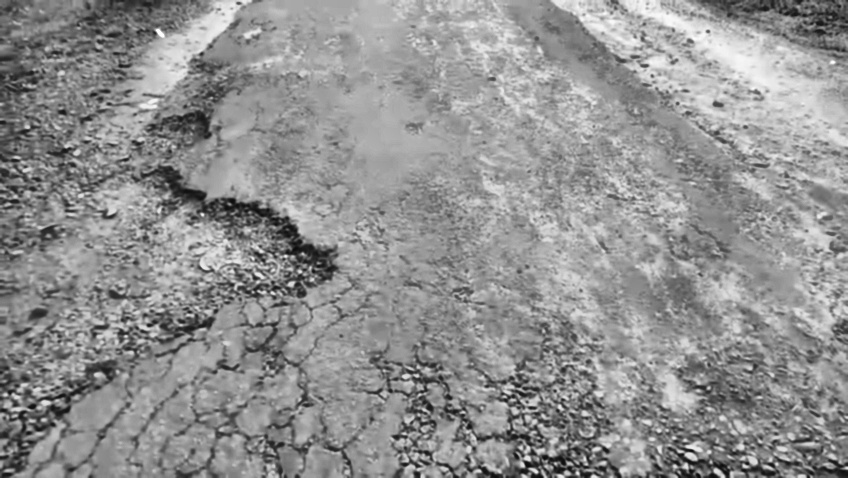
#> input picture Final_Enhanced/frame_100.jpg, 848 x 478 px, given as the content of the folder Frames_Potholes/, which was not available
$ jupyter execute member1_segmentation.ipynb
#> lines starting #> are read from the running program, lines starting #| are printed output that depends on the picture; after the words box and inside, x2 and y2 are one past the last pixel; in counts of white or black regions, pixels touching at a corner belong together; pictures that were not available may be replaced by others from this repository, and a replacement may not be noted
[cell 1]
import cv2
import numpy as np
import matplotlib.pyplot as plt
import os

# Set Up Folders

input_folder  = "Final_Enhanced/"
gt_folder     = "GroundTruth_Potholes/"
output_folder = "Member1_Segmentation/"

os.makedirs(output_folder, exist_ok=True)

# Read Pothole Frame Name

pothole_input = "Frames_Potholes/"

all_files = os.listdir(pothole_input)

frame_files = []
for f in all_files:
    if f.endswith(".jpg"):
        frame_files.append(f)

frame_files.sort(key=lambda x: int(x.split("_")[1].split(".")[0]))

print("Total pothole frames found:", len(frame_files))

# Check Ground Truth Masks

frames_with_gt = []
for f in frame_files:
    if os.path.exists(gt_folder + f):
        frames_with_gt.append(f)

print("Frames with ground truth masks:", len(frames_with_gt))

if len(frames_with_gt) == 0:
    print("WARNING: No ground truth masks found in", gt_folder)


# Settings

ROI_80_89   = (420, 180, 780, 440)
ROI_195_199 = (380, 180, 720, 420)

THRESHOLD_WET = 160
THRESHOLD_DRY = 80

MIN_AREA = 800


# Per-frame kernel size settings

def get_frame_settings(frame_name):
    num = int(frame_name.split("_")[1].split(".")[0])

    if num >= 80 and num <= 89:
        # Wet pothole: detect bright water reflection
        return ROI_80_89, THRESHOLD_WET, "BINARY", 11

    elif num == 195:
        # Dry pothole, single dark region
        return ROI_195_199, THRESHOLD_DRY, "BINARY_INV", 21

    elif num == 196 or num == 197:
        # Two dark patches close together - need bigger kernel to merge
        return ROI_195_199, THRESHOLD_DRY, "BINARY_INV", 31

    else:
        # Frame 198, 199 - two dark patches with brighter gap
        # Use largest kernel + merge strategy
        return ROI_195_199, THRESHOLD_DRY, "BINARY_INV", 41


# Segmentation Function

def segment_pothole_frame(img, frame_name):

    h, w = img.shape[:2]
    gray = cv2.cvtColor(img, cv2.COLOR_BGR2GRAY)

    roi, threshold, mode, kernel_size = get_frame_settings(frame_name)
    x1, y1, x2, y2 = roi

    roi_mask = np.zeros((h, w), dtype=np.uint8)
    cv2.rectangle(roi_mask, (x1, y1), (x2, y2), 255, -1)

    gray_roi = cv2.bitwise_and(gray, gray, mask=roi_mask)

    if mode == "BINARY":
        _, binary = cv2.threshold(gray_roi, threshold, 255, cv2.THRESH_BINARY)
    else:
        _, binary = cv2.threshold(gray_roi, threshold, 255, cv2.THRESH_BINARY_INV)
        binary = cv2.bitwise_and(binary, binary, mask=roi_mask)

    kernel_close = cv2.getStructuringElement(cv2.MORPH_ELLIPSE, (kernel_size, kernel_size))
    closed = cv2.morphologyEx(binary, cv2.MORPH_CLOSE, kernel_close)

    kernel_open = cv2.getStructuringElement(cv2.MORPH_ELLIPSE, (7, 7))
    cleaned = cv2.morphologyEx(closed, cv2.MORPH_OPEN, kernel_open)

    kernel_dilate = cv2.getStructuringElement(cv2.MORPH_ELLIPSE, (5, 5))
    final_mask = cv2.dilate(cleaned, kernel_dilate, iterations=2)

    return final_mask, gray, binary, cleaned, roi


def get_best_contours(final_mask, frame_name):
    num = int(frame_name.split("_")[1].split(".")[0])

    contours, _ = cv2.findContours(final_mask, cv2.RETR_EXTERNAL, cv2.CHAIN_APPROX_SIMPLE)
    good = [c for c in contours if cv2.contourArea(c) > MIN_AREA]

    if len(good) == 0:
        return []

    # For frames 198 and 199: if multiple contours detected,
    # merge them all into one single convex hull
    # This handles the case where the pothole has two dark patches
    # with a bright sandy gap between them
    if num >= 198 and len(good) > 1:
        all_points = np.vstack(good)
        merged_hull = cv2.convexHull(all_points)
        return [merged_hull]

    # For all other frames: apply convex hull to each contour
    result = []
    for c in good:
        hull = cv2.convexHull(c)
        result.append(hull)

    return result


# Test on First Frame

print("\nTesting on first frame...")

test_name = frame_files[0]
test_img  = cv2.imread(pothole_input + test_name)
#> test_img is the input picture: shape (478, 848, 3); min 7, max 255, mean 145

if test_img is None:
    print("Could not read the first frame. Check the folder path.")
else:

    final_mask, gray, binary, cleaned, roi = segment_pothole_frame(test_img, test_name)
#> in segment_pothole_frame, `cv2.rectangle(roi_mask, (x1, y1), (x2, y2), 255, -1)`:
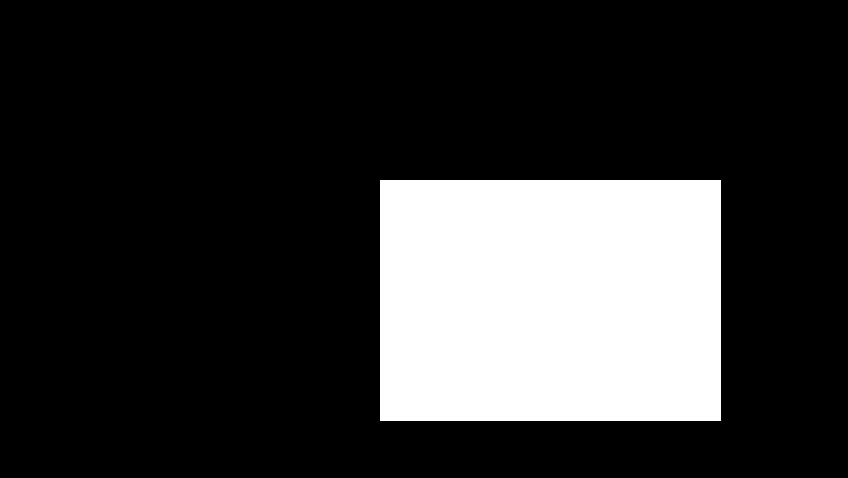
#> roi_mask: shape (478, 848); 20.3% white; 1 white region, box (x1, y1, x2, y2) and area: (380, 180, 721, 421) 82181
#> in segment_pothole_frame, `gray_roi = cv2.bitwise_and(gray, gray, mask=roi_mask)`:
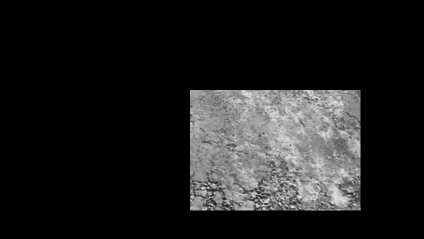
#> gray_roi: shape (478, 848) (shown at 1/2 size); min 0, max 234, mean 29.9
#> in segment_pothole_frame, `_, binary = cv2.threshold(gray_roi, threshold, 255, cv2.THRESH_BINARY_..`:
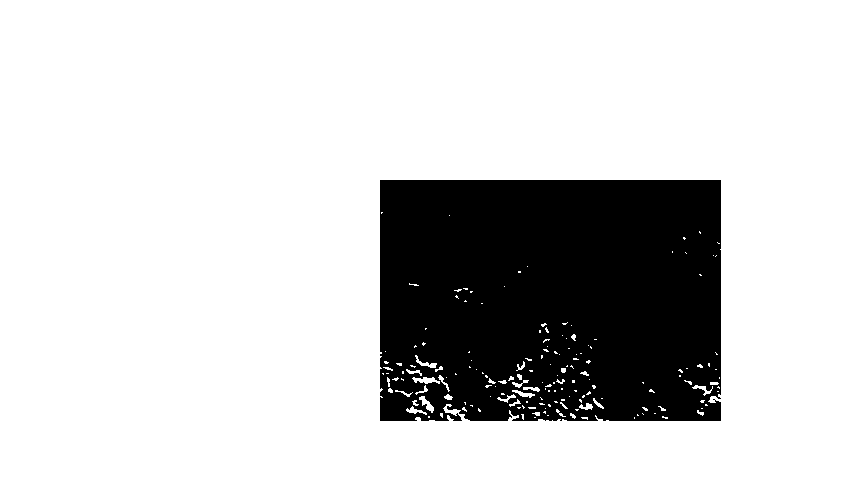
#> binary: shape (478, 848); 80.4% white; 1 black region, box (x1, y1, x2, y2) and area: (380, 180, 721, 421) 79577
#> in segment_pothole_frame, `binary = cv2.bitwise_and(binary, binary, mask=roi_mask)`:
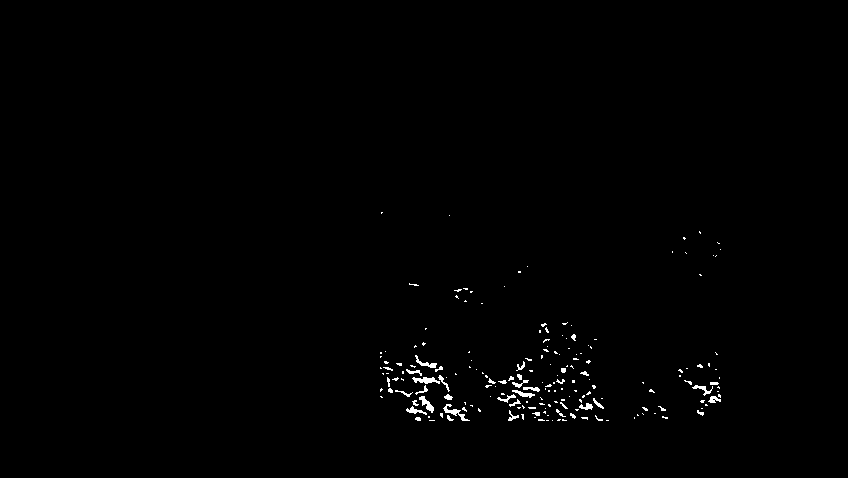
#> binary: shape (478, 848); 0.64% white in thin lines or dots, all inside (x1, y1, x2, y2) = (380, 212, 721, 421)
#> in segment_pothole_frame, `final_mask = cv2.dilate(cleaned, kernel_dilate, iterations=2)`:
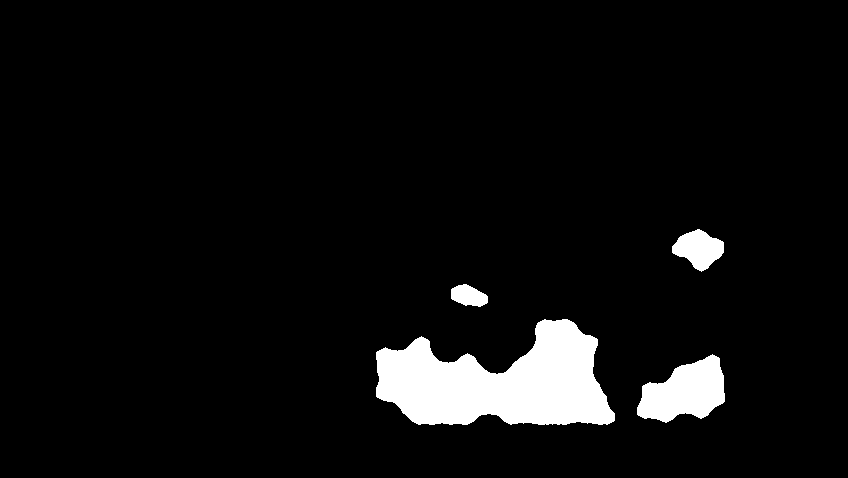
#> final_mask: shape (478, 848); 5.5% white; 4 white regions
#> roi = (380, 180, 720, 420)
    contours = get_best_contours(final_mask, test_name)
#> in get_best_contours, `contours, _ = cv2.findContours(final_mask, cv2.RETR_EXTERNAL, cv2.CHAI..`: contours = 4 contours; box (x1, y1, x2, y2) and area: (376, 319, 615, 425) 16068, (637, 354, 725, 423) 3740, (672, 229, 724, 272) 1310, (451, 284, 488, 307) 552
#> in get_best_contours, `good = [c for c in contours if cv2.contourArea(c) > MIN_AREA]`: good = 3 contours; box (x1, y1, x2, y2) and area: (376, 319, 615, 425) 16068, (637, 354, 725, 423) 3740, (672, 229, 724, 272) 1310
#> the loop in get_best_contours, `for c in good:` made 3 passes
#> after the loop in get_best_contours, `for c in good:`: result = 3 contours; box (x1, y1, x2, y2) and area: (376, 319, 615, 425) 21038, (637, 354, 725, 423) 4194, (672, 229, 724, 272) 1410
#> contours has the same summary as result in get_best_contours

    marked_test = test_img.copy()
    cv2.drawContours(marked_test, contours, -1, (0, 0, 255), 2)

    x1, y1, x2, y2 = roi
#> x1 = 380; y1 = 180; x2 = 720; y2 = 420
    cv2.rectangle(marked_test, (x1, y1), (x2, y2), (0, 255, 255), 1)

    clean_mask = np.zeros(test_img.shape[:2], dtype=np.uint8)
    cv2.drawContours(clean_mask, contours, -1, 255, -1)
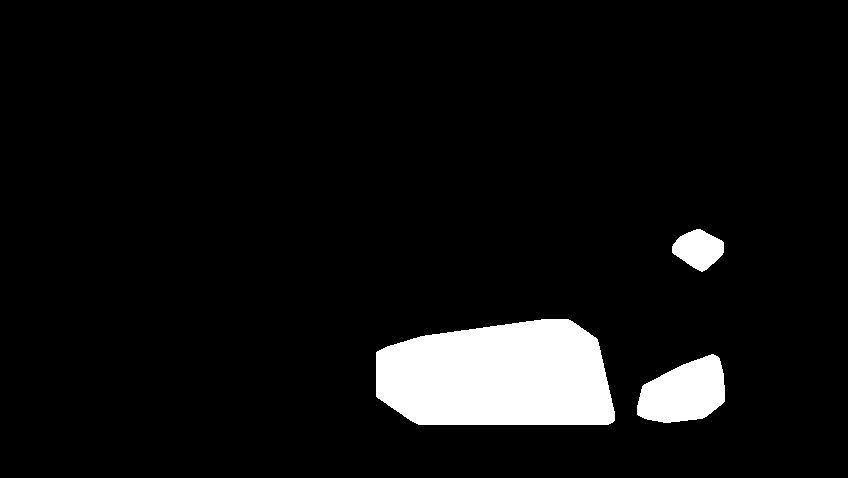
#> clean_mask: shape (478, 848); 6.7% white; 3 white regions, box (x1, y1, x2, y2) and area: (376, 319, 615, 425) 21329, (637, 354, 725, 423) 4311, (672, 229, 724, 272) 1472

    plt.figure(figsize=(18, 3))

    plt.subplot(1, 6, 1)
    plt.imshow(cv2.cvtColor(test_img, cv2.COLOR_BGR2RGB))
    plt.title("Original Frame")
    plt.axis('off')

    plt.subplot(1, 6, 2)
    plt.imshow(gray, cmap='gray')
    plt.title("Grayscale")
    plt.axis('off')

    plt.subplot(1, 6, 3)
    plt.imshow(binary, cmap='gray')
    plt.title("Threshold\ninside ROI")
    plt.axis('off')

    plt.subplot(1, 6, 4)
    plt.imshow(cleaned, cmap='gray')
    plt.title("After Closing\n+ Opening")
    plt.axis('off')

    plt.subplot(1, 6, 5)
    plt.imshow(clean_mask, cmap='gray')
    plt.title("Final Mask")
    plt.axis('off')

    plt.subplot(1, 6, 6)
    plt.imshow(cv2.cvtColor(marked_test, cv2.COLOR_BGR2RGB))
    plt.title("Marked Output\n(yellow = ROI)")
    plt.axis('off')

    plt.suptitle("Pothole Segmentation Final (" + test_name + ")")
    plt.tight_layout()
    plt.savefig(output_folder + "test_steps_" + test_name)
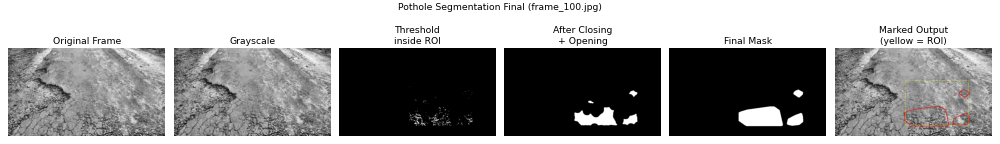
#> figure drawn by matplotlib, 6 panels
    plt.show()

    print("Test done. Check:", output_folder + "test_steps_" + test_name)
    print("Contours found:", len(contours))
#| Contours found: 3


# Process All Frames

print("\nProcessing all pothole frames...")

for frame_name in frame_files:

    img = cv2.imread(pothole_input + frame_name)

    if img is None:
        print("Could not read:", frame_name, "- Skipping.")
        continue

    final_mask, gray, binary, cleaned, roi = segment_pothole_frame(img, frame_name)
    contours = get_best_contours(final_mask, frame_name)
#> the loop in get_best_contours (call 2), `for c in good:` made 3 passes

    marked = img.copy()
    cv2.drawContours(marked, contours, -1, (0, 0, 255), 2)

    clean_mask = np.zeros(img.shape[:2], dtype=np.uint8)
    cv2.drawContours(clean_mask, contours, -1, 255, -1)

    cv2.imwrite(output_folder + "mask_"       + frame_name, clean_mask)
    cv2.imwrite(output_folder + "marked_"     + frame_name, marked)

    enhanced_bgr = cv2.imread(input_folder + frame_name)
    if enhanced_bgr is None:
        enhanced_bgr = img

    mask_bgr   = cv2.cvtColor(clean_mask, cv2.COLOR_GRAY2BGR)
    comparison = np.hstack((enhanced_bgr, mask_bgr, marked))
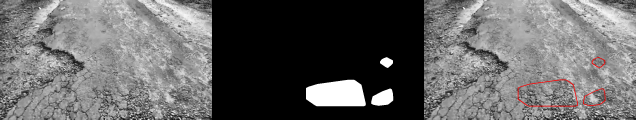
#> comparison: shape (478, 2544, 3) (shown at 1/4 size); mean B, G, R 102, 102, 102.7
    cv2.imwrite(output_folder + "comparison_" + frame_name, comparison)

print("Done. All outputs saved in:", output_folder)


# Calculate Evaluation Metrics

print("\n--- Evaluation Metrics (Frames with Ground Truth) ---")
print("Frame                  Accuracy  Precision  Recall    F1        IoU       Dice")
print("-" * 90)

results = []

for frame_name in frames_with_gt:

    img    = cv2.imread(pothole_input + frame_name)
    gt_img = cv2.imread(gt_folder + frame_name, cv2.IMREAD_GRAYSCALE)

    if img is None or gt_img is None:
        print("Could not read:", frame_name, "- Skipping.")
        continue

    final_mask, _, _, _, _ = segment_pothole_frame(img, frame_name)
    contours = get_best_contours(final_mask, frame_name)

    clean_mask = np.zeros(img.shape[:2], dtype=np.uint8)
    cv2.drawContours(clean_mask, contours, -1, 255, -1)

    gt_img = cv2.resize(gt_img, (clean_mask.shape[1], clean_mask.shape[0]))

    _, gt_bin   = cv2.threshold(gt_img,     127, 1, cv2.THRESH_BINARY)
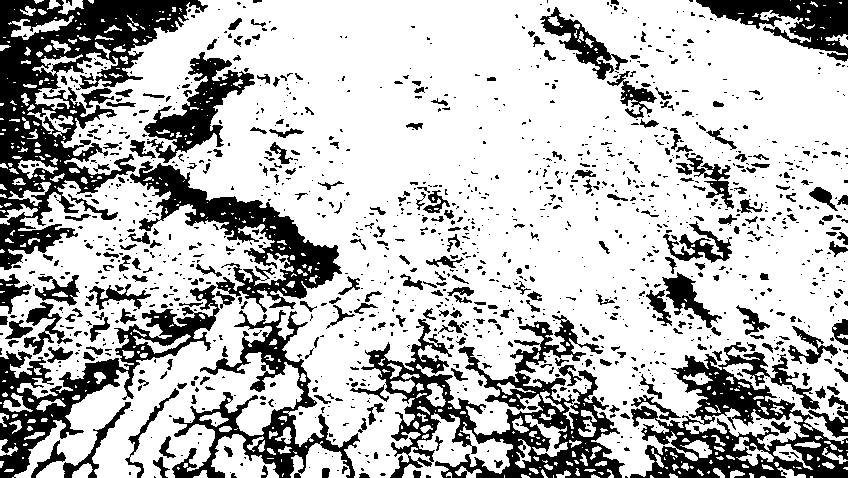
#> gt_bin: shape (478, 848); values 0 (black) and 1 (white), 72.7% white; 1347 black regions (1037 under 20 px), largest, box (x1, y1, x2, y2) and area: (0, 0, 208, 270) 19693, (361, 315, 625, 478) 14078, (630, 342, 848, 478) 11425
    _, pred_bin = cv2.threshold(clean_mask, 127, 1, cv2.THRESH_BINARY)

    TP = int(np.sum((pred_bin == 1) & (gt_bin == 1)))
#> TP = 15621
    FP = int(np.sum((pred_bin == 1) & (gt_bin == 0)))
#> FP = 11491
    FN = int(np.sum((pred_bin == 0) & (gt_bin == 1)))
#> FN = 278924
    TN = int(np.sum((pred_bin == 0) & (gt_bin == 0)))
#> TN = 99308

    total = TP + FP + FN + TN
#> total = 405344

    accuracy = (TP + TN) / total
#> accuracy = 0.284

    if (TP + FP) == 0:
        precision = 0.0
    else:
        precision = TP / (TP + FP)
#> precision = 0.576

    if (TP + FN) == 0:
        recall = 0.0
    else:
        recall = TP / (TP + FN)
#> recall = 0.053

    if (precision + recall) == 0:
        f1 = 0.0
    else:
        f1 = 2 * precision * recall / (precision + recall)
#> f1 = 0.0971

    if (TP + FP + FN) == 0:
        iou = 0.0
    else:
        iou = TP / (TP + FP + FN)
#> iou = 0.051

    if (2 * TP + FP + FN) == 0:
        dice = 0.0
    else:
        dice = (2 * TP) / (2 * TP + FP + FN)
#> dice = 0.0971

    results.append([frame_name, accuracy, precision, recall, f1, iou, dice])

    print(frame_name, "\t",
          round(accuracy,  4), "\t",
          round(precision, 4), "\t",
          round(recall,    4), "\t",
          round(f1,        4), "\t",
          round(iou,       4), "\t",
          round(dice,      4))
#| frame_100.jpg 	 0.2835 	 0.5762 	 0.053 	 0.0971 	 0.051 	 0.0971


# Averages and Save Metrics

if len(results) > 0:

    total_acc = 0
    total_pre = 0
    total_rec = 0
    total_f1  = 0
    total_iou = 0
    total_dic = 0

    for r in results:
        total_acc = total_acc + r[1]
        total_pre = total_pre + r[2]
        total_rec = total_rec + r[3]
        total_f1  = total_f1  + r[4]
        total_iou = total_iou + r[5]
        total_dic = total_dic + r[6]
#> this loop made 1 pass
#> (total_acc, total_pre, total_rec, total_f1, total_iou, total_dic) on pass 1: (0.284, 0.576, 0.053, 0.0971, 0.051, 0.0971)
#> after the loop, total_acc = 0.284; total_dic = 0.0971; total_f1 = 0.0971; total_iou = 0.051; total_pre = 0.576; total_rec = 0.053

    count = len(results)
#> count = 1

    avg_acc = total_acc / count
#> avg_acc = 0.284
    avg_pre = total_pre / count
#> avg_pre = 0.576
    avg_rec = total_rec / count
#> avg_rec = 0.053
    avg_f1  = total_f1  / count
#> avg_f1 = 0.0971
    avg_iou = total_iou / count
#> avg_iou = 0.051
    avg_dic = total_dic / count
#> avg_dic = 0.0971

    print("-" * 90)
    print("AVERAGE", "\t\t\t",
          round(avg_acc, 4), "\t",
          round(avg_pre, 4), "\t",
          round(avg_rec, 4), "\t",
          round(avg_f1,  4), "\t",
          round(avg_iou, 4), "\t",
          round(avg_dic, 4))
#| AVERAGE 			 0.2835 	 0.5762 	 0.053 	 0.0971 	 0.051 	 0.0971

    result_file = open(output_folder + "pothole_metrics.txt", "w")
    result_file.write("Pothole Segmentation - Evaluation Results (Final Version)\n")
    result_file.write("Member 1 - ICT2403 Graphics and Image Processing\n")
    result_file.write("Degradation Type: Pothole\n")
    result_file.write("Approach: ROI + Bright/Dark detection + Per-frame kernel + Merge strategy\n")
    result_file.write("ROI Frames 80-89:    " + str(ROI_80_89) + "\n")
    result_file.write("ROI Frames 195-199:  " + str(ROI_195_199) + "\n")
    result_file.write("Threshold Wet (80-89):   " + str(THRESHOLD_WET) + "\n")
    result_file.write("Threshold Dry (195-199): " + str(THRESHOLD_DRY) + "\n")
    result_file.write("Kernel sizes: 80-89=11, 195=21, 196-197=31, 198-199=41\n")
    result_file.write("Total frames tested: " + str(len(frame_files)) + "\n")
    result_file.write("Frames with ground truth: " + str(len(results)) + "\n")
    result_file.write("-" * 90 + "\n")
    result_file.write("Frame                  Accuracy  Precision  Recall    F1        IoU       Dice\n")
    result_file.write("-" * 90 + "\n")

    for r in results:
        result_file.write(r[0] + "\t" +
                          str(round(r[1], 4)) + "\t" +
                          str(round(r[2], 4)) + "\t" +
                          str(round(r[3], 4)) + "\t" +
                          str(round(r[4], 4)) + "\t" +
                          str(round(r[5], 4)) + "\t" +
                          str(round(r[6], 4)) + "\n")
#> this loop made 1 pass

    result_file.write("-" * 90 + "\n")
    result_file.write("AVERAGE\t\t\t" +
                      str(round(avg_acc, 4)) + "\t" +
                      str(round(avg_pre, 4)) + "\t" +
                      str(round(avg_rec, 4)) + "\t" +
                      str(round(avg_f1,  4)) + "\t" +
                      str(round(avg_iou, 4)) + "\t" +
                      str(round(avg_dic, 4)) + "\n")
    result_file.close()

    print("\nMetrics saved to:", output_folder + "pothole_metrics.txt")

else:
    print("\nNo ground truth masks found. Add masks to:", gt_folder)


# Save Report Example Image

example_name = frame_files[0]
img_enhanced = cv2.imread(input_folder + example_name)
img_marked   = cv2.imread(output_folder + "marked_" + example_name)
img_mask     = cv2.imread(output_folder + "mask_"   + example_name, cv2.IMREAD_GRAYSCALE)

if img_enhanced is None:
    img_enhanced = cv2.imread(pothole_input + example_name)

if img_enhanced is not None and img_marked is not None and img_mask is not None:

    plt.figure(figsize=(12, 4))

    plt.subplot(1, 3, 1)
    plt.imshow(cv2.cvtColor(img_enhanced, cv2.COLOR_BGR2RGB))
    plt.title("Enhanced Frame (Input)")
    plt.axis('off')

    plt.subplot(1, 3, 2)
    plt.imshow(img_mask, cmap='gray')
    plt.title("Segmentation Mask")
    plt.axis('off')

    plt.subplot(1, 3, 3)
    plt.imshow(cv2.cvtColor(img_marked, cv2.COLOR_BGR2RGB))
    plt.title("Marked Output - Potholes")
    plt.axis('off')

    plt.suptitle("Pothole Segmentation - Final Result")
    plt.tight_layout()
    plt.savefig(output_folder + "report_example.jpg")
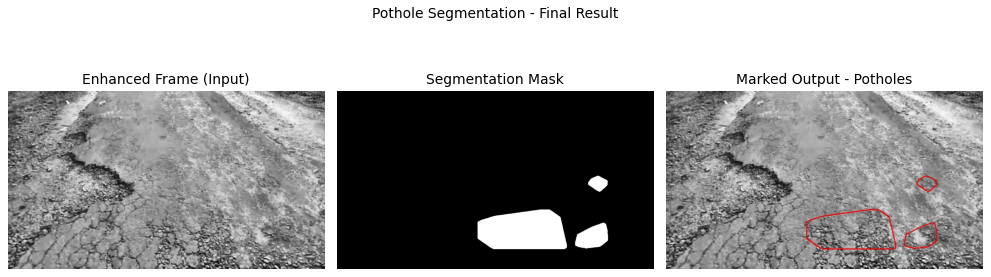
#> figure drawn by matplotlib, 3 panels
    plt.show()

    print("Report example saved:", output_folder + "report_example.jpg")

    # FINAL FIXES:
#   Frames 196, 197: closing kernel increased to 31x31
#                    merges the two dark patches into one
#   Frame 198:       the two dark spots have a bright gap
#                    between them that closing cannot bridge.
#                    Solution: merge all detected contours
#                    inside the ROI into one single region
#                    using their combined convex hull.
